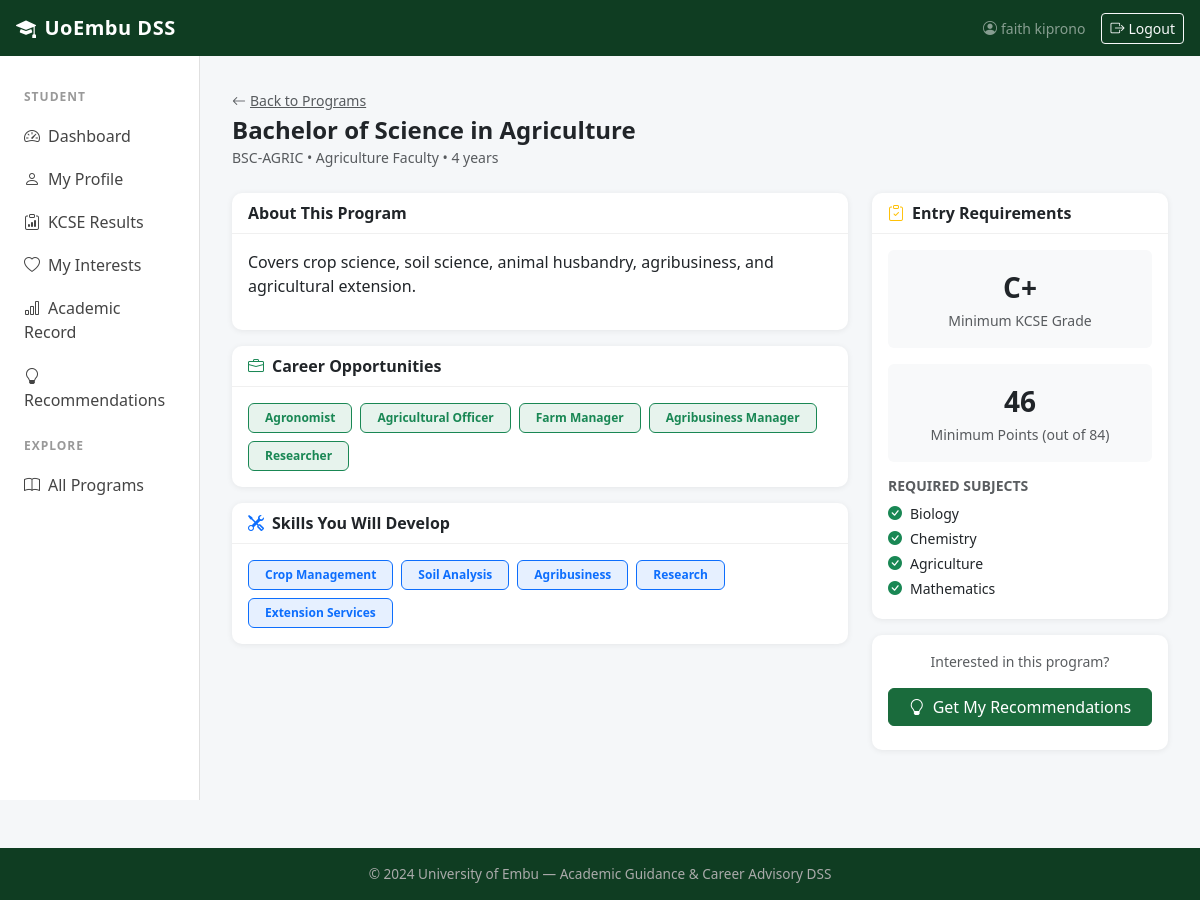
The app's page /programs/5/ (signed in) with its own data.
### dss_guidance/models.py (models this page shows, shortened)
class AcademicProgram(models.Model):
    FACULTY_CHOICES = [
        ('business', 'Business'),
        ('agriculture', 'Agriculture'),
        ('computing', 'Computing & IT'),
        ('education', 'Education'),
        ('science', 'Science'),
        ('engineering', 'Engineering'),
    ]
    name = models.CharField(max_length=200)
    code = models.CharField(max_length=20, unique=True)
    faculty = models.CharField(max_length=50, choices=FACULTY_CHOICES)
    description = models.TextField()
    duration_years = models.PositiveIntegerField(default=4)
    minimum_grade = models.CharField(max_length=5, help_text="Minimum KCSE grade e.g. C+")
    minimum_points = models.PositiveIntegerField(help_text="Minimum KCSE points (out of 84)")
    required_subjects = models.TextField(help_text="Comma-separated list of required subjects")
    skills_developed = models.TextField(help_text="Comma-separated list of skills")
    career_paths = models.TextField(help_text="Comma-separated possible careers")
    is_active = models.BooleanField(default=True)
    created_at = models.DateTimeField(auto_now_add=True)
    def get_required_subjects_list(self):
        return [s.strip() for s in self.required_subjects.split(',') if s.strip()]
    def get_skills_list(self):
        return [s.strip() for s in self.skills_developed.split(',') if s.strip()]
    def get_career_paths_list(self):
        return [c.strip() for c in self.career_paths.split(',') if c.strip()]
    class Meta:
        ordering = ['faculty', 'name']

### dss_guidance/views.py (the view)
# urls.py: path('programs/<int:pk>/', views.program_detail, name='program_detail'),
@login_required
def program_detail(request, pk):
    program = get_object_or_404(AcademicProgram, pk=pk, is_active=True)
    return render(request, 'dss_guidance/shared/program_detail.html', {'program': program})

### dss_guidance/templates/dss_guidance/shared/program_detail.html (shortened to what this page needs)
{% extends 'dss_guidance/base.html' %}
{% block content %}
<div class="mb-4">
    <a href="{% url 'program_list' %}" class="text-muted small">
        <i class="bi bi-arrow-left me-1"></i>Back to Programs
    </a>
    <h4 class="fw-bold mt-1 mb-0">{{ program.name }}</h4>
    <small class="text-muted">{{ program.code }} &bull; {{ program.get_faculty_display }} Faculty &bull; {{ program.duration_years }} years</small>
</div>
<div class="row g-4">
    <div class="col-md-8">
        <div class="card mb-3">
            <div class="card-header">About This Program</div>
            <div class="card-body">
                <p>{{ program.description }}</p>
            </div>
        </div>
        <div class="card mb-3">
            <div class="card-header"><i class="bi bi-briefcase me-2 text-success"></i>Career Opportunities</div>
            <div class="card-body">
                <div class="d-flex flex-wrap gap-2">
                    {% for career in program.get_career_paths_list %}
                    <span class="badge bg-success bg-opacity-10 text-success border border-success px-3 py-2">{{ career }}</span>
                    {% empty %}
                    <p class="text-muted small mb-0">No career data available.</p>
                    {% endfor %}
                </div>
            </div>
        </div>
        <div class="card">
            <div class="card-header"><i class="bi bi-tools me-2 text-primary"></i>Skills You Will Develop</div>
            <div class="card-body">
                <div class="d-flex flex-wrap gap-2">
                    {% for skill in program.get_skills_list %}
                    <span class="badge bg-primary bg-opacity-10 text-primary border border-primary px-3 py-2">{{ skill }}</span>
                    {% empty %}
                    <p class="text-muted small mb-0">No skills data available.</p>
                    {% endfor %}
                </div>
            </div>
        </div>
    </div>
    <div class="col-md-4">
        <div class="card mb-3">
            <div class="card-header"><i class="bi bi-clipboard-check me-2 text-warning"></i>Entry Requirements</div>
            <div class="card-body">
                <div class="mb-3 p-3 bg-light rounded text-center">
                    <div class="fw-bold fs-3">{{ program.minimum_grade }}</div>
                    <small class="text-muted">Minimum KCSE Grade</small>
                </div>
                <div class="mb-3 p-3 bg-light rounded text-center">
                    <div class="fw-bold fs-3">{{ program.minimum_points }}</div>
                    <small class="text-muted">Minimum Points (out of 84)</small>
                </div>
                {% if program.get_required_subjects_list %}
                <h6 class="fw-semibold small text-muted text-uppercase mb-2">Required Subjects</h6>
                <ul class="list-unstyled mb-0">
                    {% for subj in program.get_required_subjects_list %}
                    <li class="small mb-1"><i class="bi bi-check-circle-fill text-success me-2"></i>{{ subj }}</li>
                    {% endfor %}
                </ul>
                {% endif %}
            </div>
        </div>
        {% if request.user.student_profile %}
        <div class="card">
            <div class="card-body text-center">
                <p class="small text-muted mb-3">Interested in this program?</p>
                <a href="{% url 'get_recommendations' %}" class="btn btn-primary w-100 mb-2">
                    <i class="bi bi-lightbulb me-2"></i>Get My Recommendations
                </a>
            </div>
        </div>
        {% endif %}
    </div>
</div>
{% endblock %}

### dss_guidance/templates/dss_guidance/base.html (shortened to what this page needs)
<!DOCTYPE html>
<html lang="en">
<head>
    <link href="https://cdn.jsdelivr.net/npm/bootstrap@5.3.0/dist/css/bootstrap.min.css" rel="stylesheet">
    <link href="https://cdn.jsdelivr.net/npm/bootstrap-icons@1.11.0/font/bootstrap-icons.css" rel="stylesheet">
</head>
<body>
<nav class="navbar navbar-expand-lg navbar-dark">
    <div class="container-fluid px-3">
        <a class="navbar-brand" href="{% url 'dashboard' %}">
            <i class="bi bi-mortarboard-fill me-2"></i>UoEmbu DSS
        </a>
        {% if user.is_authenticated %}
        <div class="ms-auto d-flex align-items-center gap-3">
            <span class="text-white-50 small d-none d-md-inline">
                <i class="bi bi-person-circle me-1"></i>{{ user.get_full_name|default:user.username }}
            </span>
            <a href="{% url 'logout' %}" class="btn btn-sm btn-outline-light">
                <i class="bi bi-box-arrow-right me-1"></i>Logout
            </a>
        </div>
        {% endif %}
    </div>
</nav>
{% if user.is_authenticated %}
<div class="container-fluid">
    <div class="row">
        <div class="col-md-2 sidebar d-none d-md-block">
            {% if user.student_profile %}
            <p class="section-title mt-2">Student</p>
            <nav class="nav flex-column">
                <a class="nav-link {% if request.resolver_match.url_name == 'student_dashboard' %}active{% endif %}" href="{% url 'student_dashboard' %}"><i class="bi bi-speedometer2 me-2"></i>Dashboard</a>
                <a class="nav-link {% if request.resolver_match.url_name == 'student_profile_edit' %}active{% endif %}" href="{% url 'student_profile_edit' %}"><i class="bi bi-person me-2"></i>My Profile</a>
                <a class="nav-link {% if request.resolver_match.url_name == 'kcse_results' %}active{% endif %}" href="{% url 'kcse_results' %}"><i class="bi bi-clipboard-data me-2"></i>KCSE Results</a>
                <a class="nav-link {% if request.resolver_match.url_name == 'student_interests' %}active{% endif %}" href="{% url 'student_interests' %}"><i class="bi bi-heart me-2"></i>My Interests</a>
                <a class="nav-link {% if request.resolver_match.url_name == 'university_performance' %}active{% endif %}" href="{% url 'university_performance' %}"><i class="bi bi-bar-chart me-2"></i>Academic Record</a>
                <a class="nav-link {% if request.resolver_match.url_name == 'view_recommendations' %}active{% endif %}" href="{% url 'view_recommendations' %}"><i class="bi bi-lightbulb me-2"></i>Recommendations</a>
            </nav>
            {% endif %}
            <p class="section-title mt-3">Explore</p>
            <nav class="nav flex-column">
                <a class="nav-link {% if request.resolver_match.url_name == 'program_list' %}active{% endif %}" href="{% url 'program_list' %}"><i class="bi bi-book me-2"></i>All Programs</a>
            </nav>
        </div>
        <div class="col-md-10 main-content">
            {% block content %}{% endblock %}
        </div>
    </div>
</div>
{% endif %}
<footer>
    <p class="mb-0">&copy; 2024 University of Embu &mdash; Academic Guidance & Career Advisory DSS</p>
</footer>
</body>
</html>

### dss_guidance/templates/dss_guidance/base.html (style rules this page uses)
:root { --uembu-green: #1a6b3c; --uembu-dark: #0f3d22; --uembu-light: #e8f5ee; }
body { background-color: #f5f7f9; font-family: 'Segoe UI', sans-serif; }
.navbar { background: var(--uembu-dark) !important; }
.navbar-brand { font-weight: 700; letter-spacing: 0.5px; }
.sidebar { min-height: calc(100vh - 56px); background: #fff; border-right: 1px solid #e0e0e0; padding: 1.5rem 0; }
.sidebar .nav-link { color: #444; padding: 0.6rem 1.5rem; border-radius: 0; transition: all 0.2s; }
.sidebar .nav-link i { width: 20px; }
.main-content { padding: 2rem; }
.card { border: none; box-shadow: 0 1px 6px rgba(0,0,0,0.07); border-radius: 10px; }
.card-header { background: transparent; border-bottom: 1px solid #f0f0f0; font-weight: 600; }
.btn-primary { background: var(--uembu-green); border-color: var(--uembu-green); }
.section-title { font-size: 0.75rem; text-transform: uppercase; letter-spacing: 1px; color: #999; font-weight: 600; margin-bottom: 0.5rem; padding-left: 1.5rem; }
footer { background: var(--uembu-dark); color: #aaa; padding: 1rem 0; text-align: center; font-size: 0.85rem; margin-top: 3rem; }

### records on screen
AcademicProgram: name "Bachelor of Science in Agriculture", code "BSC-AGRIC", faculty "Agriculture", duration_years "4", description "Covers crop science, soil science, animal husbandry, agribusiness, and agricultural extension.", minimum_grade "C+", minimum_points "46"

### other values on screen
{{ user.get_full_name|default:user.username }} "faith kiprono"
{{ career }} "Agronomist" "Agricultural Officer" "Farm Manager" "Agribusiness Manager" "Researcher"
{{ skill }} "Crop Management" "Soil Analysis" "Agribusiness" "Research" "Extension Services"
{{ subj }} "Biology" "Chemistry" "Agriculture" "Mathematics"
